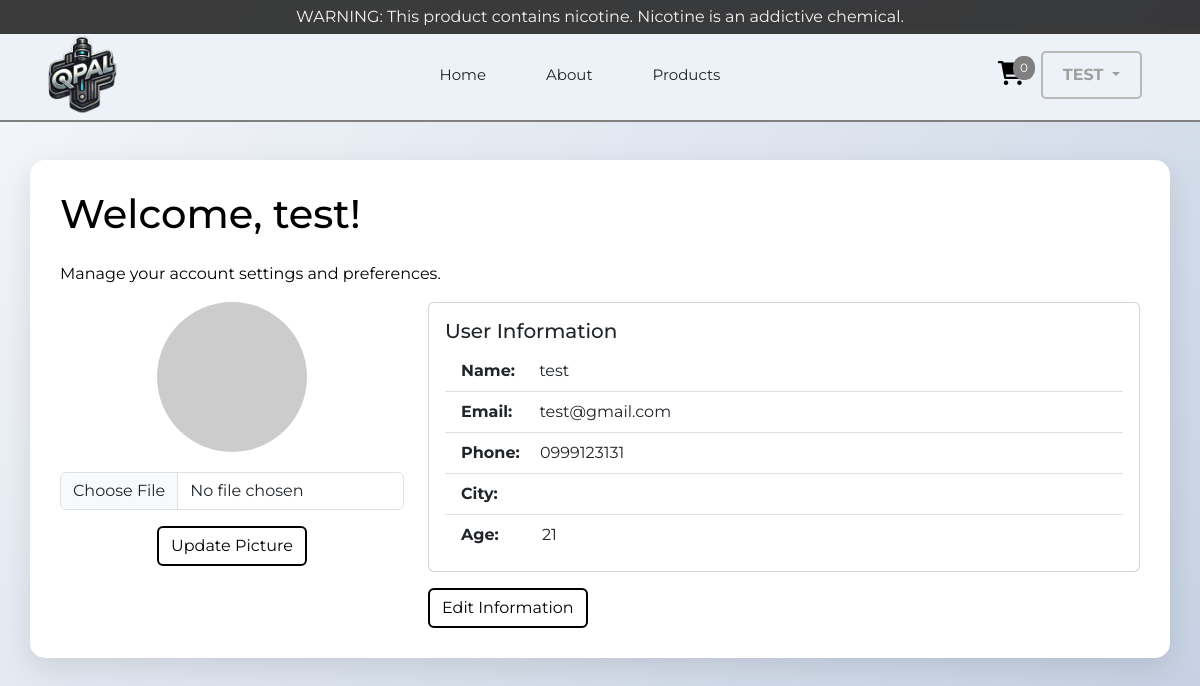
Screenshot of /account-dashboard.php (signed in) with the database file from the repository.
### tables this page shows
CREATE TABLE `users` (
  `USER_ID` int(11) UNSIGNED NOT NULL,
  `USER_NAME` varchar(50) NOT NULL,
  `EMAIL` varchar(100) NOT NULL,
  `PASSWORD` varchar(255) NOT NULL,
  `CONTACT_NO` varchar(15) DEFAULT NULL,
  `city` varchar(50) NOT NULL,
  `AGE` int(3) DEFAULT NULL CHECK (`AGE` >= 0),
  `created_at` timestamp NOT NULL DEFAULT current_timestamp(),
  `profile_picture` varchar(255) DEFAULT NULL
);

### account-dashboard.php (the view, shortened to what this page needs)
<?php
include 'header.php';
require_once 'db_connection.php';
$user_id = $_SESSION['user_id'];
$stmt = $conn->prepare("SELECT USER_NAME, EMAIL, CONTACT_NO, city, AGE, profile_picture FROM users WHERE USER_ID = ?");
$stmt->bind_param("i", $user_id);
$stmt->execute();
$result = $stmt->get_result();
$user = $result->fetch_assoc();
?>
<!DOCTYPE html>
<html lang="en">
<head>
	<link rel="stylesheet" type="text/css" href="./style.css">
	<link href="https://cdn.jsdelivr.net/npm/bootstrap@5.3.3/dist/css/bootstrap.min.css" rel="stylesheet">
  <link href="https://unpkg.com/aos@2.3.1/dist/aos.css" rel="stylesheet">
	<link href="https://cdnjs.cloudflare.com/ajax/libs/font-awesome/6.0.0/css/all.min.css" rel="stylesheet">
</head>
<body style="  background-color: #edf1f8 !important;">
     <div class="container account">
        <h1 class="mb-4">Welcome, <?php echo htmlspecialchars($user['USER_NAME']); ?>!</h1>
        <p>Manage your account settings and preferences.</p>
        <div class="row">
            <div class="col-md-4 text-center">
                <img src="<?php echo $user['profile_picture'] ? htmlspecialchars($user['profile_picture']) : 'https://via.placeholder.com/150'; ?>" alt="Profile Picture" class="profile-picture">
                <form action="" method="POST" enctype="multipart/form-data" onsubmit="return validateForm()">
                    <div class="mb-3">
                        <input type="file" class="form-control" name="profile_picture" id="profile_picture">
                    </div>
                    <button type="submit" class="btn" style="border: 2px solid black; background-color: white;color: black">Update Picture</button>
                </form>
            </div>
            <div class="col-md-8">
                <div class="card">
                    <div class="card-body">
                        <h5 class="card-title">User Information</h5>
                        <ul class="list-group list-group-flush">
                            <li class="list-group-item"><strong style="margin-right: 20px;">Name:</strong> <?php echo htmlspecialchars($user['USER_NAME']); ?></li>
                            <li class="list-group-item"><strong style="margin-right: 23px;">Email:</strong> <?php echo htmlspecialchars($user['EMAIL']); ?></li>
                            <li class="list-group-item"><strong style="margin-right: 16px;">Phone:</strong> <?php echo htmlspecialchars($user['CONTACT_NO']); ?></li>
                            <li class="list-group-item"><strong style="margin-right: 40px;">City:</strong> <?php echo htmlspecialchars($user['city']); ?></li>
                            <li class="list-group-item"><strong style="margin-right: 39px;">Age:</strong> <?php echo htmlspecialchars($user['AGE']); ?></li>
                        </ul>
                    </div>
                </div>
                <button type="button" class="btn mt-3" data-bs-toggle="modal" data-bs-target="#editProfileModal" style="border: 2px solid black; background-color: white;color: black">
                    Edit Information
                </button>
            </div>
        </div>
    </div>
</body>
</html>

### style.css (style rules this page uses)
body { background-color: #edf1f8 !important; color: rgb(0, 0, 0) !important; font-family: "Montserrat", sans-serif; }
html, body { width: 100%; max-width: 100%; overflow-x: hidden; }
.container { width: 100%; max-width: 100%; padding-left: 15px; padding-right: 15px; margin-right: auto; margin-left: auto; }
.row { margin-right: -15px; margin-left: -15px; }
[class*="col-"] { padding-right: 15px; padding-left: 15px; }

### header.php (style rules this page uses)
body { background-color: #edf1f8 !important; color: rgb(0, 0, 0) !important; }

### account-dashboard.php (style rules this page uses)
body { font-family: 'Montserrat', sans-serif; background: linear-gradient(135deg, #f5f7fa 0%, #c3cfe2 100%); min-height: 100vh; padding-top: 80px; }
.account { background-color: white; border-radius: 15px; box-shadow: 0 10px 30px rgba(0, 0, 0, 0.1); padding: 30px; }
.profile-picture { width: 150px; height: 150px; object-fit: cover; border-radius: 50%; margin-bottom: 20px; }

### rows the page displays
users: USER_NAME "test", EMAIL "test@gmail.com", CONTACT_NO "0999123131", AGE "21"

### other values shown
$cartCount "0"
$_SESSION['user_name'] "TEST"
